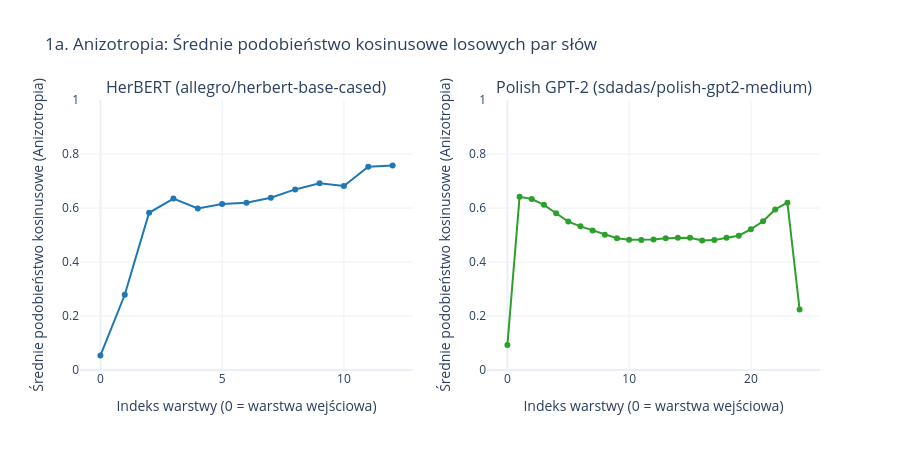

Source (notebook cell):
### Code cell
fig_aniso = make_subplots(
    rows=1,
    cols=2,
    subplot_titles=(
        "HerBERT (allegro/herbert-base-cased)",
        "Polish GPT-2 (sdadas/polish-gpt2-medium)",
    ),
)

fig_aniso.add_trace(
    go.Scatter(
        x=list(range(len(bert_anisotropy))),
        y=bert_anisotropy,
        mode="lines+markers",
        name="HerBERT",
        line=dict(color="#1f77b4"),
    ),
    row=1,
    col=1,
)

fig_aniso.add_trace(
    go.Scatter(
        x=list(range(len(gpt2_anisotropy))),
        y=gpt2_anisotropy,
        mode="lines+markers",
        name="GPT-2 Medium",
        line=dict(color="#2ca02c"),
    ),
    row=1,
    col=2,
)

fig_aniso.update_xaxes(title_text="Indeks warstwy (0 = warstwa wejściowa)")
fig_aniso.update_yaxes(
    title_text="Średnie podobieństwo kosinusowe (Anizotropia)",
    range=[0, 1.0],
)

fig_aniso.update_layout(
    title_text="1a. Anizotropia: Średnie podobieństwo kosinusowe losowych par słów",
    height=450,
    showlegend=False,
    template="plotly_white",
)

fig_aniso.show()

### Figure 1 — Plotly figure (JSON) as saved in the notebook; plotly's stock layout.template omitted (floating-point values rounded to 4 significant figures)
{"data": [{"line": {"color": "#1f77b4"}, "mode": "lines+markers", "name": "HerBERT", "type": "scatter", "x": [0, 1, 2, 3, 4, 5, 6, 7, 8, 9, 10, 11, 12], "xaxis": "x", "y": [0.05332, 0.2786, 0.5823, 0.635, 0.598, 0.615, 0.6194, 0.6383, 0.6688, 0.6919, 0.6812, 0.7529, 0.7573], "yaxis": "y"}, {"line": {"color": "#2ca02c"}, "mode": "lines+markers", "name": "GPT-2 Medium", "type": "scatter", "x": [0, 1, 2, 3, 4, 5, 6, 7, 8, 9, 10, 11, 12, 13, 14, 15, 16, 17, 18, 19, 20, 21, 22, 23, 24], "xaxis": "x2", "y": [0.09265, 0.6414, 0.6331, 0.6116, 0.5804, 0.5496, 0.5321, 0.5167, 0.5012, 0.4882, 0.4825, 0.4819, 0.4832, 0.488, 0.4901, 0.4896, 0.4794, 0.4811, 0.4897, 0.4973, 0.5217, 0.551, 0.5948, 0.6197, 0.2241], "yaxis": "y2"}], "layout": {"annotations": [{"font": {"size": 16}, "showarrow": false, "text": "HerBERT (allegro/herbert-base-cased)", "x": 0.225, "xanchor": "center", "xref": "paper", "y": 1, "yanchor": "bottom", "yref": "paper"}, {"font": {"size": 16}, "showarrow": false, "text": "Polish GPT-2 (sdadas/polish-gpt2-medium)", "x": 0.775, "xanchor": "center", "xref": "paper", "y": 1, "yanchor": "bottom", "yref": "paper"}], "height": 450, "showlegend": false, "title": {"text": "1a. Anizotropia: Średnie podobieństwo kosinusowe losowych par słów"}, "xaxis": {"anchor": "y", "domain": [0, 0.45], "title": {"text": "Indeks warstwy (0 = warstwa wejściowa)"}}, "xaxis2": {"anchor": "y2", "domain": [0.55, 1], "title": {"text": "Indeks warstwy (0 = warstwa wejściowa)"}}, "yaxis": {"anchor": "x", "domain": [0, 1], "range": [0, 1], "title": {"text": "Średnie podobieństwo kosinusowe (Anizotropia)"}}, "yaxis2": {"anchor": "x2", "domain": [0, 1], "range": [0, 1], "title": {"text": "Średnie podobieństwo kosinusowe (Anizotropia)"}}}}
